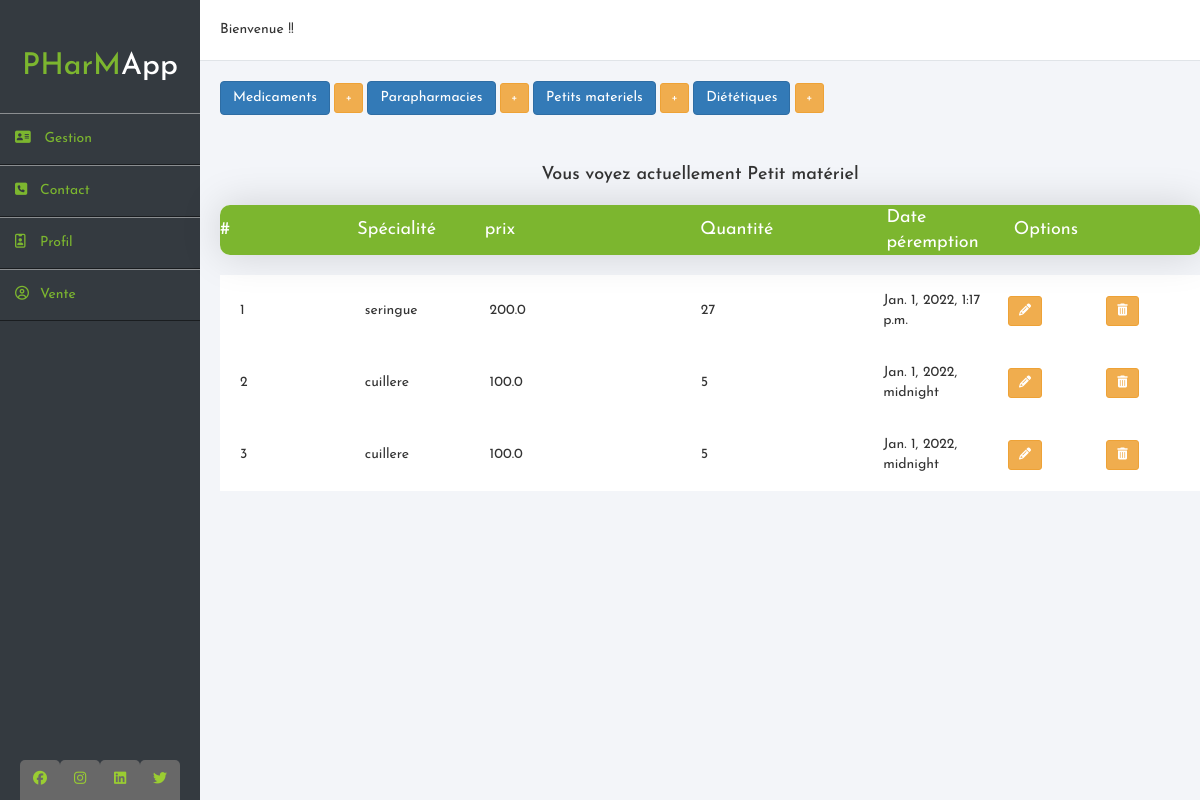
/inventaire/pti_materiel/, run on the app's committed database.
### sys_inventaire/models.py (models this page shows, shortened)
class Produit(models.Model):
    nom_article = models.CharField(max_length=100, blank=False)
    quantite = models.IntegerField(blank=False)
    prix = models.FloatField(blank=False)
    date_peremption = models.DateTimeField()
    Numero_lot = models.IntegerField()
    class Meta:
        abstract = True

class Petit_matériel(Produit):
    pass

### sys_inventaire/views.py (the view)
# urls.py: path('pti_materiel/', montrer_petit_materiel, name='pti_materiel'),
def montrer_petit_materiel(request):
    items = Petit_matériel.objects.all()
    context = {
        'items': items,
        'titre': 'Petit matériel'
    }
    return render(request, 'inventory.html', context)

### sys_inventaire/templates/inventory.html (shortened to what this page needs)
<!DOCTYPE html>
<html lang="en">
<head>
  {% load static %}
  <link rel="stylesheet" href="{% static '/css/bootstrap.css' %}">
  <link rel="stylesheet" href="{% static '/css/bootstrap.min.css' %}">
  <link rel="stylesheet" href="{% static '/css/style-inventaire.css' %}">
</head>
<body>
<div class="wrapper">
  <div class="sidebar">
    <h2>PHarM<span>App</span></h2>
    <ul>
      <li><a href="#"><i class="fa fa-address-card" aria-hidden="true"></i> Gestion</a></li>
      <li><a href="#"><i class="fa fa-phone-square" aria-hidden="true"></i>Contact</a></li>
      <li><a href="#"><i class="fa fa-id-badge" aria-hidden="true"></i>Profil</a></li>
      <li><a href="#"><i class="fa fa-user-circle-o" aria-hidden="true"></i>Vente</a></li>
    </ul>
    <div class="social_media">
      <a href="#"><i class="fab fa-facebook"></i></a>
      <a href="#"><i class="fab fa-instagram"></i></a>
      <a href="#"><i class="fab fa-linkedin"></i></a>
      <a href="#"><i class="fab fa-twitter"></i></a>
    </div>
  </div>
  <div class="main_content">
    {% block content %}
    <div class="header">Bienvenue !!</div>
    <div class="button-group">
  <a href="{% url 'sys_inventaire:medicament' %}" class="btn btn-primary btn-md" role="button">Medicaments</a>
  <a href="{% url 'sys_inventaire:ajouter_medicament' %}" class="btn btn-warning btn-sm" role="button"> + </a>
  <a href="{% url 'sys_inventaire:paraphamacies' %}" class="btn btn-primary btn-md" role="button">Parapharmacies</a>
  <a href="{% url 'sys_inventaire:ajouter_parapharmacie' %}" class="btn btn-warning btn-sm" role="button"> + </a>
  <a href="{% url 'sys_inventaire:pti_materiel' %}" class="btn btn-primary btn-md" role="button">Petits materiels</a>
  <a href="{% url 'sys_inventaire:ajouter_petit_materiel' %}" class="btn btn-warning btn-sm" role="button"> + </a>
  <a href="{% url 'sys_inventaire:dietetiques' %}" class="btn btn-primary btn-md" role="button">Diététiques</a>
  <a href="{% url 'sys_inventaire:ajouter_dietetique' %}" class="btn btn-warning btn-sm" role="button"> + </a>
</div><br>
{% if header %}
<center>
  <h4>Vous voyez actuellement Medicament </h4>
</center>
  <div class="table">
    <div class="table100 ver1 m-b-100">
        <table>
          <thead>
            <tr class="row">
                <th class="cell100 column2">#</th>
                <th class="cell100 column2">Spécialité</th>
                <th class="cell100 column3">D C I</th>
                <th class="cell100 column4">prix</th>
                <th class="cell100 column5">Quantité</th>
                <th class="cell100 column4">Options</th>
              </tr>
          </thead>
        </table>
    </div>
    <div class="table" >
      <div class="table100-body js-pscroll">
        <table>
          <tbody>
            {% for item in items %}
            <tr class="row">
              <td class="cell100 column2">{{ item.pk }}</td>
              <td class="cell100 column2">{{ item.specialite }}</td>
              <td class="cell100 column3">{{ item.dci }}</td>
              <td class="cell100 column4">{{ item.prix }}</td>
              <td class="cell100 column5">{{ item.quantite }}</td>
              <td>
                <a href="{% url 'sys_inventaire:modifier_medicament' item.pk %}" class="btn btn-warning btn-sm" role="button"><i class="fa fa-pencil" aria-hidden="true"></i></a>
              </td>
              <td>
                <a href="{% url 'sys_inventaire:supprimer_medicament' item.pk %}" class="btn btn-warning btn-sm" role="button"><i class="fa fa-trash" aria-hidden="true"></i></a>
              </td>
            </tr>
            {% endfor %}
          </tbody>
        </table>
      </div>
    </div>
  </div>
  {% else %}
  <center>
     <h4>Vous voyez actuellement {{ titre }} </h4>
  </center>
  <div class="table">
    <div class="table100 ver1 m-b-100">
      <table>
        <thead>
          <tr class="row">
            <th>#</th>
            <th class="cell100 column2">Spécialité</th>
            <th class="cell100 column3">prix</th>
            <th class="cell100 column4">Quantité</th>
            <th class="cell100 column5">Date péremption</th>
            <th class="cell100 column4">Options</th>
          </tr>
        </thead>
      </table>
    </div>
  <div class="table" >
    <div class="table100-body js-pscroll" >
      <table>
      <tbody>
        {% for item in items %}
        <tr class="row">
          <td class="cell100 column2">{{ item.pk }}</td>
          <td class="cell100 column2">{{ item.nom_article }}</td>
          <td class="cell100 column3">{{ item.prix }}</td>
          <td class="cell100 column4">{{ item.quantite }}</td>
          <td class="cell100 column5">{{ item.date_peremption }}</td>
          {% if titre|lower == "parapharmacie" %}
          <td>
            <a href="{% url 'sys_inventaire:modifier_parapharmacie' item.pk %}" class="btn btn-warning " role="button"><i class="fa fa-pencil" aria-hidden="true"></i></a>
          </td>
          <td>
            <a href="{% url 'sys_inventaire:supprimer_parapharmatie' item.pk %}" class="btn btn-warning " role="button"><i class="fa fa-trash" aria-hidden="true"></i></a>
          </td>
          {% elif titre|lower == "petit matériel" %}
          <td>
            <a href="{% url 'sys_inventaire:modifier_petit_materiel' item.pk %}" class="btn btn-warning btn-sm" role="button"><i class="fa fa-pencil" aria-hidden="true"></i></a>
          </td>
          <td>
            <a href="{% url 'sys_inventaire:supprimer_petit_matériel' item.pk %}" class="btn btn-warning btn-sm" role="button"><i class="fa fa-trash" aria-hidden="true"></i></a>
          </td>
          {% endif %}
        </tr>
        {% endfor %}
      </tbody>
    </table>
    </div>
  </div>
</div>
{% endif %}
  </div>
</div>
<div>
  <br>
  {% endblock %}
</body>
</html>

### core/static/css/style-inventaire.css (style rules this page uses)
* { margin: 0; padding: 0; box-sizing: border-box; list-style: none; text-decoration: none; font-family: 'Josefin Sans', sans-serif; }
body { background: #f3f5f9; }
.wrapper { display: flex; position: relative; }
.wrapper .sidebar { position: fixed; width: 200px; height: 100%; background: #343a40; padding: 30px 0; }
.wrapper .sidebar h2 { color: #7cb62f; text-align: center; margin-bottom: 30px; }
.wrapper .sidebar h2 span { color: white; }
.wrapper .sidebar ul li { padding: 15px; border-bottom: 1px solid rgba(0,0,0,0.5); border-top: 1px solid rgba(225,225,225,0.5); }
.wrapper .sidebar ul li a { color: #7cb62f; display: block; }
.wrapper .sidebar ul li a .fa { width: 25px; }
.wrapper .sidebar .social_media { position: absolute; bottom: 0; left: 50%; transform: translateX(-50%); display: flex; }
.wrapper .sidebar .social_media a { display: block; width: 40px; height: 40px; line-height: 40px; text-align: center; color: yellowgreen; border-top-left-radius: 5px; border-top-right-radius: 5px; background: #686868; }
.wrapper .main_content { width: 100%; margin-left: 200px; }
.wrapper .main_content .header { padding: 20px; background: #fff; border-bottom: 1px solid #e0e4e8; }
.wrapper .main_content .button-group { margin-top: 20px; margin-bottom: 20px; padding-left: 20px; }
.wrapper .main_content .table, .wrapper .main_content .card { margin-top: 20px; margin-bottom: 20px; padding-left: 20px; }
.table100 { background-color: #fff; }
table { width: 100%; }
th, td { font-weight: unset; padding-right: 0px; }
.column2 { width: 13%; }
.column3 { width: 22%; }
.column4 { width: 19%; }
.column5 { width: 13%; }
.table100-body td { padding-top: 16px; padding-bottom: 16px; }
.table100 { position: relative; padding-top: 0px; }
.table100-body { max-height: 585px; overflow: auto; }
.table100.ver1 th { font-size: 18px; color: #fff; line-height: 1.4; background-color: #7cb62f; }
.table100.ver1 { border-radius: 10px; overflow: hidden; box-shadow: 0 0px 40px 0px rgba(0, 0, 0, 0.15); -moz-box-shadow: 0 0px 40px 0px rgba(0, 0, 0, 0.15); -webkit-box-shadow: 0 0px 40px 0px rgba(0, 0, 0, 0.15); -o-box-shadow: 0 0px 40px 0px rgba(0, 0, 0, 0.15); -ms-box-shadow: 0 0px 40px 0px rgba(0, 0, 0, 0.15); }

### data on the page
Petit_matériel: pk "1", nom_article "seringue", prix "200.0", quantite "27", date_peremption "Jan. 1, 2022, 1:17 p.m."
Petit_matériel: pk "2", nom_article "cuillere", prix "100.0", quantite "5", date_peremption "Jan. 1, 2022, midnight"
Petit_matériel: pk "3", nom_article "cuillere", prix "100.0", quantite "5", date_peremption "Jan. 1, 2022, midnight"

### other printed values
{{ titre }} "Petit matériel"
